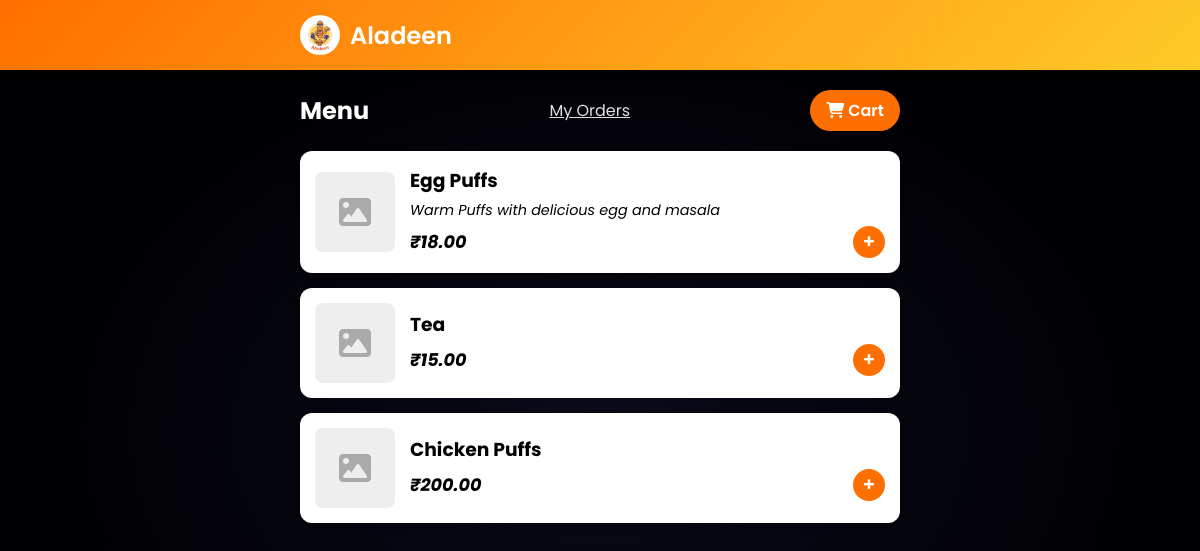
The page /menu/ (signed in) on the database its author committed.
### orders/models.py (models this page shows, shortened)
class Snack(models.Model):
    name = models.CharField(max_length=200)
    description = models.TextField(blank=True)
    price = models.DecimalField(max_digits=6, decimal_places=2)
    image = models.ImageField(upload_to='snacks/', blank=True, null=True)
    is_available = models.BooleanField(default=True)
    stock = models.PositiveIntegerField(default=0)

### orders/views.py (the view)
# urls.py: path("menu/", AdminMenuListAPI.as_view()),
def menu(request):
    snacks = Snack.objects.filter(is_available=True)
    cart = request.session.get('cart', {})
    snacks_with_qty = []
    for snack in snacks:
        qty = cart.get(str(snack.id), 0)
        snacks_with_qty.append({
            'snack': snack,
            'qty': qty
        })
    return render(request, 'menu.html', {'snacks_with_qty': snacks_with_qty})

### templates/menu.html (shortened to what this page needs)
{% extends 'base.html' %}
{% block content %}
<div style="display: flex; justify-content: space-between; align-items: center; margin-bottom: 20px;">
    <h2 style="margin:0; color: white;">Menu</h2>
    <a style="color: #e0e0e0;" href="{% url 'my_orders' %}">My Orders</a>
    <a href="{% url 'cart' %}" class="btn btn-primary" style="padding: 8px 16px;">
        <i class="fas fa-shopping-cart"></i> Cart
    </a>
</div>
<div class="menu-grid">
    {% for item in snacks_with_qty %}
    <div class="snack-card">
        {% if item.snack.image %}
        <img src="{{ item.snack.image.url }}" alt="{{ item.snack.name }}" class="snack-img">
        {% else %}
        <div class="snack-img"
            style="background: #eee; display: flex; align-items: center; justify-content: center; color: #aaa;">
            <i class="fas fa-image fa-2x"></i>
        </div>
        {% endif %}
        <div class="snack-info">
            <h3 style="margin: 0 0 5px; font-weight: bold; color: black;">{{ item.snack.name }}</h3>
            <p style="margin: 0 0 5px; font-size: 0.9rem; font-style: italic; color: black;">{{ item.snack.description }}</p>
            <div style="display: flex; justify-content: space-between; align-items: center;">
                <span class="snack-price" style="font-style: italic; color: black;">₹{{ item.snack.price }}</span>
                {% if item.snack.stock > 0 %}
                <div style="display: flex; align-items: center; gap: 10px;">
                    <a href="{% url 'add_to_cart' item.snack.id %}" class="btn btn-primary"
                        style="padding: 0; font-size: 1.2rem; border-radius: 50%; width: 32px; height: 32px; display: flex; align-items: center; justify-content: center; text-decoration: none; line-height: 1;">
                        +
                    </a>
                </div>
                {% else %}
                <span class="out-of-stock">Out of Stock</span>
                {% endif %}
            </div>
        </div>
    </div>
    {% empty %}
    <div class="card" style="text-align: center;">
        <p>No snacks available right now.</p>
    </div>
    {% endfor %}
</div>
{% endblock %}

### static/css/style.css (style rules this page uses)
:root { --primary-color: #ff6f00; --secondary-color: #ffca28; --text-color: #333; --bg-color: #f8f9fa; --card-bg: #ffffff; --success-color: #28a745; --danger-color: #dc3545; --border-radius: 12px; }
body { font-family: 'Poppins', sans-serif; background-color: var(--bg-color); color: var(--text-color); margin: 0; padding-bottom: 60px; }
.btn { display: inline-block; padding: 12px 24px; border-radius: 50px; text-decoration: none; font-weight: 600; text-align: center; cursor: pointer; border: none; transition: all 0.3s ease; }
.btn-primary { background-color: var(--primary-color); color: white; }
.menu-grid { display: grid; gap: 15px; }
.snack-card { display: flex; align-items: center; background: white; border-radius: var(--border-radius); padding: 15px; box-shadow: 0 2px 8px rgba(0, 0, 0, 0.05); }
.snack-img { width: 80px; height: 80px; object-fit: cover; border-radius: 8px; margin-right: 15px; }
.snack-info { flex-grow: 1; }
.snack-price { font-weight: bold; color: var(--primary-color); font-size: 1.1rem; }

### templates/base.html (style rules this page uses)
body { background: radial-gradient(ellipse at center, #0a0a1a 0%, #000002 70%); color: #eee; min-height: 100vh; }

### rows shown on the page
Snack: snack.name "Egg Puffs", snack.description "Warm Puffs with delicious egg and masala", snack.price "18.00"
Snack: snack.name "Tea", snack.price "15.00"
Snack: snack.name "Chicken Puffs", snack.price "200.00"
